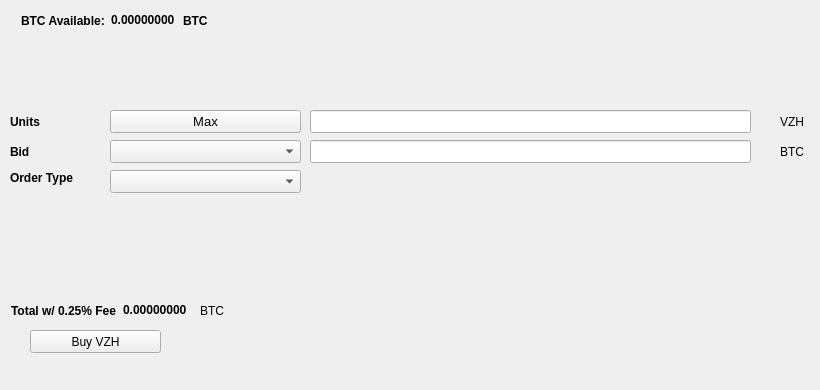
   <widget class="QWidget" name="BuyTab">
    <attribute name="title">
     <string>Buy</string>
    </attribute>
    <widget class="QPushButton" name="BuyVZH">
     <property name="geometry">
      <rect>
       <x>30</x>
       <y>330</y>
       <width>131</width>
       <height>23</height>
      </rect>
     </property>
     <property name="text">
      <string>Buy VZH</string>
     </property>
     <property name="icon">
      <iconset resource="../vizeh.qrc">
       <normaloff>:/icons/bitcoin</normaloff>:/icons/bitcoin</iconset>
     </property>
    </widget>
    <widget class="QLabel" name="label_3">
     <property name="geometry">
      <rect>
       <x>10</x>
       <y>110</y>
       <width>46</width>
       <height>23</height>
      </rect>
     </property>
     <property name="font">
      <font>
       <weight>75</weight>
       <bold>true</bold>
      </font>
     </property>
     <property name="text">
      <string>Units</string>
     </property>
    </widget>
    <widget class="QLineEdit" name="UnitsInput">
     <property name="geometry">
      <rect>
       <x>310</x>
       <y>110</y>
       <width>441</width>
       <height>23</height>
      </rect>
     </property>
     <property name="font">
      <font>
       <pointsize>9</pointsize>
       <weight>75</weight>
       <bold>true</bold>
      </font>
     </property>
    </widget>
    <widget class="QLineEdit" name="BuyBidPriceEdit">
     <property name="geometry">
      <rect>
       <x>310</x>
       <y>140</y>
       <width>441</width>
       <height>23</height>
      </rect>
     </property>
     <property name="font">
      <font>
       <pointsize>9</pointsize>
       <weight>75</weight>
       <bold>true</bold>
      </font>
     </property>
    </widget>
    <widget class="QLabel" name="label_4">
     <property name="geometry">
      <rect>
       <x>780</x>
       <y>110</y>
       <width>31</width>
       <height>23</height>
      </rect>
     </property>
     <property name="text">
      <string>VZH</string>
     </property>
    </widget>
    <widget class="QLabel" name="label_5">
     <property name="geometry">
      <rect>
       <x>780</x>
       <y>140</y>
       <width>31</width>
       <height>23</height>
      </rect>
     </property>
     <property name="text">
      <string>BTC</string>
     </property>
    </widget>
    <widget class="QLabel" name="label_6">
     <property name="geometry">
      <rect>
       <x>10</x>
       <y>140</y>
       <width>46</width>
       <height>23</height>
      </rect>
     </property>
     <property name="font">
      <font>
       <weight>75</weight>
       <bold>true</bold>
      </font>
     </property>
     <property name="text">
      <string>Bid</string>
     </property>
    </widget>
    <widget class="QLabel" name="label_7">
     <property name="geometry">
      <rect>
       <x>10</x>
       <y>170</y>
       <width>91</width>
       <height>16</height>
      </rect>
     </property>
     <property name="font">
      <font>
       <weight>75</weight>
       <bold>true</bold>
      </font>
     </property>
     <property name="text">
      <string>Order Type</string>
     </property>
    </widget>
    <widget class="QPushButton" name="Buy_Max_Amount">
     <property name="geometry">
      <rect>
       <x>110</x>
       <y>110</y>
       <width>191</width>
       <height>23</height>
      </rect>
     </property>
     <property name="font">
      <font>
       <pointsize>10</pointsize>
      </font>
     </property>
     <property name="text">
      <string>Max</string>
     </property>
    </widget>
    <widget class="QComboBox" name="BuyBidcomboBox">
     <property name="geometry">
      <rect>
       <x>110</x>
       <y>140</y>
       <width>191</width>
       <height>23</height>
      </rect>
     </property>
     <property name="font">
      <font>
       <pointsize>10</pointsize>
      </font>
     </property>
    </widget>
    <widget class="QComboBox" name="buyOrdertypeCombo">
     <property name="geometry">
      <rect>
       <x>110</x>
       <y>170</y>
       <width>191</width>
       <height>23</height>
      </rect>
     </property>
     <property name="font">
      <font>
       <pointsize>10</pointsize>
      </font>
     </property>
    </widget>
    <widget class="QWidget" name="layoutWidget1">
     <property name="geometry">
      <rect>
       <x>21</x>
       <y>11</y>
       <width>227</width>
       <height>19</height>
      </rect>
     </property>
     <layout class="QHBoxLayout" name="horizontalLayout_3">
      <item>
       <widget class="QLabel" name="label232">
        <property name="font">
         <font>
          <weight>75</weight>
          <bold>true</bold>
         </font>
        </property>
        <property name="text">
         <string>BTC Available:</string>
        </property>
       </widget>
      </item>
      <item>
       <widget class="QLabel" name="BtcAvailableLbl">
        <property name="palette">
         <palette>
          <active>
           <colorrole role="WindowText">
            <brush brushstyle="SolidPattern">
             <color alpha="255">
              <red>0</red>
              <blue>0</blue>
              <blue>0</blue>
             </color>
            </brush>
           </colorrole>
           <colorrole role="Button">
            <brush brushstyle="SolidPattern">
             <color alpha="255">
              <red>0</red>
              <blue>170</blue>
              <blue>0</blue>
             </color>
            </brush>
           </colorrole>
           <colorrole role="Light">
            <brush brushstyle="SolidPattern">
             <color alpha="255">
              <red>0</red>
              <blue>255</blue>
              <blue>0</blue>
             </color>
            </brush>
           </colorrole>
           <colorrole role="Midlight">
            <brush brushstyle="SolidPattern">
             <color alpha="255">
              <red>0</red>
              <blue>212</blue>
              <blue>0</blue>
             </color>
            </brush>
           </colorrole>
           <colorrole role="Dark">
            <brush brushstyle="SolidPattern">
             <color alpha="255">
              <red>0</red>
              <blue>85</blue>
              <blue>0</blue>
             </color>
            </brush>
           </colorrole>
           <colorrole role="Mid">
            <brush brushstyle="SolidPattern">
             <color alpha="255">
              <red>0</red>
              <blue>113</blue>
              <blue>0</blue>
             </color>
            </brush>
           </colorrole>
           <colorrole role="Text">
            <brush brushstyle="SolidPattern">
             <color alpha="255">
              <red>0</red>
              <blue>170</blue>
              <blue>0</blue>
             </color>
            </brush>
           </colorrole>
           <colorrole role="BrightText">
            <brush brushstyle="SolidPattern">
             <color alpha="255">
              <red>255</red>
              <blue>255</blue>
              <blue>255</blue>
             </color>
            </brush>
           </colorrole>
           <colorrole role="ButtonText">
            <brush brushstyle="SolidPattern">
             <color alpha="255">
              <red>0</red>
              <blue>0</blue>
              <blue>0</blue>
             </color>
            </brush>
           </colorrole>
           <colorrole role="Base">
            <brush brushstyle="SolidPattern">
             <color alpha="255">
              <red>255</red>
              <blue>255</blue>
              <blue>255</blue>
             </color>
            </brush>
           </colorrole>
           <colorrole role="Window">
            <brush brushstyle="SolidPattern">
             <color alpha="255">
              <red>0</red>
              <blue>170</blue>
              <blue>0</blue>
             </color>
            </brush>
           </colorrole>
           <colorrole role="Shadow">
            <brush brushstyle="SolidPattern">
             <color alpha="255">
              <red>0</red>
              <blue>0</blue>
              <blue>0</blue>
             </color>
            </brush>
           </colorrole>
           <colorrole role="AlternateBase">
            <brush brushstyle="SolidPattern">
             <color alpha="255">
              <red>127</red>
              <blue>212</blue>
              <blue>127</blue>
             </color>
            </brush>
           </colorrole>
           <colorrole role="ToolTipBase">
            <brush brushstyle="SolidPattern">
             <color alpha="255">
              <red>255</red>
              <blue>255</blue>
              <blue>220</blue>
             </color>
            </brush>
           </colorrole>
           <colorrole role="ToolTipText">
            <brush brushstyle="SolidPattern">
             <color alpha="255">
              <red>0</red>
              <blue>0</blue>
              <blue>0</blue>
             </color>
            </brush>
           </colorrole>
          </active>
          <inactive>
           <colorrole role="WindowText">
            <brush brushstyle="SolidPattern">
             <color alpha="255">
              <red>0</red>
              <blue>0</blue>
              <blue>0</blue>
             </color>
            </brush>
           </colorrole>
           <colorrole role="Button">
            <brush brushstyle="SolidPattern">
             <color alpha="255">
              <red>0</red>
              <blue>170</blue>
              <blue>0</blue>
             </color>
            </brush>
           </colorrole>
           <colorrole role="Light">
            <brush brushstyle="SolidPattern">
             <color alpha="255">
              <red>0</red>
              <blue>255</blue>
              <blue>0</blue>
             </color>
            </brush>
           </colorrole>
           <colorrole role="Midlight">
            <brush brushstyle="SolidPattern">
             <color alpha="255">
              <red>0</red>
              <blue>212</blue>
              <blue>0</blue>
             </color>
            </brush>
           </colorrole>
           <colorrole role="Dark">
            <brush brushstyle="SolidPattern">
             <color alpha="255">
              <red>0</red>
              <blue>85</blue>
              <blue>0</blue>
             </color>
            </brush>
           </colorrole>
           <colorrole role="Mid">
            <brush brushstyle="SolidPattern">
             <color alpha="255">
              <red>0</red>
              <blue>113</blue>
              <blue>0</blue>
             </color>
            </brush>
           </colorrole>
           <colorrole role="Text">
            <brush brushstyle="SolidPattern">
             <color alpha="255">
              <red>0</red>
              <blue>170</blue>
              <blue>0</blue>
             </color>
            </brush>
           </colorrole>
           <colorrole role="BrightText">
            <brush brushstyle="SolidPattern">
             <color alpha="255">
              <red>255</red>
              <blue>255</blue>
              <blue>255</blue>
             </color>
            </brush>
           </colorrole>
           <colorrole role="ButtonText">
            <brush brushstyle="SolidPattern">
             <color alpha="255">
              <red>0</red>
              <blue>0</blue>
              <blue>0</blue>
             </color>
            </brush>
           </colorrole>
           <colorrole role="Base">
            <brush brushstyle="SolidPattern">
             <color alpha="255">
              <red>255</red>
              <blue>255</blue>
              <blue>255</blue>
             </color>
            </brush>
           </colorrole>
           <colorrole role="Window">
            <brush brushstyle="SolidPattern">
             <color alpha="255">
              <red>0</red>
              <blue>170</blue>
              <blue>0</blue>
             </color>
            </brush>
           </colorrole>
           <colorrole role="Shadow">
            <brush brushstyle="SolidPattern">
             <color alpha="255">
              <red>0</red>
              <blue>0</blue>
              <blue>0</blue>
             </color>
            </brush>
           </colorrole>
           <colorrole role="AlternateBase">
            <brush brushstyle="SolidPattern">
             <color alpha="255">
              <red>127</red>
              <blue>212</blue>
              <blue>127</blue>
             </color>
            </brush>
           </colorrole>
           <colorrole role="ToolTipBase">
            <brush brushstyle="SolidPattern">
             <color alpha="255">
              <red>255</red>
              <blue>255</blue>
              <blue>220</blue>
             </color>
            </brush>
           </colorrole>
           <colorrole role="ToolTipText">
            <brush brushstyle="SolidPattern">
             <color alpha="255">
              <red>0</red>
              <blue>0</blue>
              <blue>0</blue>
             </color>
            </brush>
           </colorrole>
          </inactive>
          <disabled>
           <colorrole role="WindowText">
            <brush brushstyle="SolidPattern">
             <color alpha="255">
              <red>0</red>
              <blue>85</blue>
              <blue>0</blue>
             </color>
            </brush>
           </colorrole>
           <colorrole role="Button">
            <brush brushstyle="SolidPattern">
             <color alpha="255">
              <red>0</red>
              <blue>170</blue>
              <blue>0</blue>
             </color>
            </brush>
           </colorrole>
           <colorrole role="Light">
            <brush brushstyle="SolidPattern">
             <color alpha="255">
              <red>0</red>
              <blue>255</blue>
              <blue>0</blue>
             </color>
            </brush>
           </colorrole>
           <colorrole role="Midlight">
            <brush brushstyle="SolidPattern">
             <color alpha="255">
              <red>0</red>
              <blue>212</blue>
              <blue>0</blue>
             </color>
            </brush>
           </colorrole>
           <colorrole role="Dark">
            <brush brushstyle="SolidPattern">
             <color alpha="255">
              <red>0</red>
              <blue>85</blue>
              <blue>0</blue>
             </color>
            </brush>
           </colorrole>
           <colorrole role="Mid">
            <brush brushstyle="SolidPattern">
             <color alpha="255">
              <red>0</red>
              <blue>113</blue>
              <blue>0</blue>
             </color>
            </brush>
           </colorrole>
           <colorrole role="Text">
            <brush brushstyle="SolidPattern">
             <color alpha="255">
              <red>0</red>
              <blue>85</blue>
              <blue>0</blue>
             </color>
            </brush>
           </colorrole>
           <colorrole role="BrightText">
            <brush brushstyle="SolidPattern">
             <color alpha="255">
              <red>255</red>
              <blue>255</blue>
              <blue>255</blue>
             </color>
            </brush>
           </colorrole>
           <colorrole role="ButtonText">
            <brush brushstyle="SolidPattern">
             <color alpha="255">
              <red>0</red>
              <blue>85</blue>
              <blue>0</blue>
             </color>
            </brush>
           </colorrole>
           <colorrole role="Base">
            <brush brushstyle="SolidPattern">
             <color alpha="255">
              <red>0</red>
              <blue>170</blue>
              <blue>0</blue>
             </color>
            </brush>
           </colorrole>
           <colorrole role="Window">
            <brush brushstyle="SolidPattern">
             <color alpha="255">
              <red>0</red>
              <blue>170</blue>
              <blue>0</blue>
             </color>
            </brush>
           </colorrole>
           <colorrole role="Shadow">
            <brush brushstyle="SolidPattern">
             <color alpha="255">
              <red>0</red>
              <blue>0</blue>
              <blue>0</blue>
             </color>
            </brush>
           </colorrole>
           <colorrole role="AlternateBase">
            <brush brushstyle="SolidPattern">
             <color alpha="255">
              <red>0</red>
              <blue>170</blue>
              <blue>0</blue>
             </color>
            </brush>
           </colorrole>
           <colorrole role="ToolTipBase">
            <brush brushstyle="SolidPattern">
             <color alpha="255">
              <red>255</red>
              <blue>255</blue>
              <blue>220</blue>
             </color>
            </brush>
           </colorrole>
           <colorrole role="ToolTipText">
            <brush brushstyle="SolidPattern">
             <color alpha="255">
              <red>0</red>
              <blue>0</blue>
              <blue>0</blue>
             </color>
            </brush>
           </colorrole>
          </disabled>
         </palette>
        </property>
        <property name="font">
         <font>
          <weight>75</weight>
          <bold>true</bold>
         </font>
        </property>
        <property name="text">
         <string>0.00000000</string>
        </property>
        <property name="textInteractionFlags">
         <set>Qt::LinksAccessibleByMouse|Qt::TextSelectableByKeyboard|Qt::TextSelectableByMouse</set>
        </property>
       </widget>
      </item>
      <item>
       <widget class="QLabel" name="BtcAvailableLbl_2">
        <property name="font">
         <font>
          <weight>75</weight>
          <bold>true</bold>
         </font>
        </property>
        <property name="text">
         <string>BTC</string>
        </property>
       </widget>
      </item>
     </layout>
    </widget>
    <widget class="QWidget" name="layoutWidge2">
     <property name="geometry">
      <rect>
       <x>11</x>
       <y>301</y>
       <width>259</width>
       <height>19</height>
      </rect>
     </property>
     <layout class="QHBoxLayout" name="horizontalLayout_4">
      <item>
       <widget class="QLabel" name="label_9">
        <property name="font">
         <font>
          <weight>75</weight>
          <bold>true</bold>
         </font>
        </property>
        <property name="text">
         <string>Total w/ 0.25% Fee</string>
        </property>
       </widget>
      </item>
      <item>
       <widget class="QLabel" name="BuyCostLabel">
        <property name="palette">
         <palette>
          <active>
           <colorrole role="WindowText">
            <brush brushstyle="SolidPattern">
             <color alpha="255">
              <red>0</red>
              <blue>0</blue>
              <blue>0</blue>
             </color>
            </brush>
           </colorrole>
           <colorrole role="Button">
            <brush brushstyle="SolidPattern">
             <color alpha="255">
              <red>0</red>
              <blue>170</blue>
              <blue>0</blue>
             </color>
            </brush>
           </colorrole>
           <colorrole role="Light">
            <brush brushstyle="SolidPattern">
             <color alpha="255">
              <red>0</red>
              <blue>255</blue>
              <blue>0</blue>
             </color>
            </brush>
           </colorrole>
           <colorrole role="Midlight">
            <brush brushstyle="SolidPattern">
             <color alpha="255">
              <red>0</red>
              <blue>212</blue>
              <blue>0</blue>
             </color>
            </brush>
           </colorrole>
           <colorrole role="Dark">
            <brush brushstyle="SolidPattern">
             <color alpha="255">
              <red>0</red>
              <blue>85</blue>
              <blue>0</blue>
             </color>
            </brush>
           </colorrole>
           <colorrole role="Mid">
            <brush brushstyle="SolidPattern">
             <color alpha="255">
              <red>0</red>
              <blue>113</blue>
              <blue>0</blue>
             </color>
            </brush>
           </colorrole>
           <colorrole role="Text">
            <brush brushstyle="SolidPattern">
             <color alpha="255">
              <red>0</red>
              <blue>170</blue>
              <blue>0</blue>
             </color>
            </brush>
           </colorrole>
           <colorrole role="BrightText">
            <brush brushstyle="SolidPattern">
             <color alpha="255">
              <red>255</red>
              <blue>255</blue>
              <blue>255</blue>
             </color>
            </brush>
           </colorrole>
           <colorrole role="ButtonText">
            <brush brushstyle="SolidPattern">
             <color alpha="255">
              <red>0</red>
              <blue>0</blue>
              <blue>0</blue>
             </color>
            </brush>
           </colorrole>
           <colorrole role="Base">
            <brush brushstyle="SolidPattern">
             <color alpha="255">
              <red>255</red>
              <blue>255</blue>
              <blue>255</blue>
             </color>
            </brush>
           </colorrole>
           <colorrole role="Window">
            <brush brushstyle="SolidPattern">
             <color alpha="255">
              <red>0</red>
              <blue>170</blue>
              <blue>0</blue>
             </color>
            </brush>
           </colorrole>
           <colorrole role="Shadow">
            <brush brushstyle="SolidPattern">
             <color alpha="255">
              <red>0</red>
              <blue>0</blue>
              <blue>0</blue>
             </color>
            </brush>
           </colorrole>
           <colorrole role="AlternateBase">
            <brush brushstyle="SolidPattern">
             <color alpha="255">
              <red>127</red>
              <blue>212</blue>
              <blue>127</blue>
             </color>
            </brush>
           </colorrole>
           <colorrole role="ToolTipBase">
            <brush brushstyle="SolidPattern">
             <color alpha="255">
              <red>255</red>
              <blue>255</blue>
              <blue>220</blue>
             </color>
            </brush>
           </colorrole>
           <colorrole role="ToolTipText">
            <brush brushstyle="SolidPattern">
             <color alpha="255">
              <red>0</red>
              <blue>0</blue>
              <blue>0</blue>
             </color>
            </brush>
           </colorrole>
          </active>
          <inactive>
           <colorrole role="WindowText">
            <brush brushstyle="SolidPattern">
             <color alpha="255">
              <red>0</red>
              <blue>0</blue>
              <blue>0</blue>
             </color>
            </brush>
           </colorrole>
           <colorrole role="Button">
            <brush brushstyle="SolidPattern">
             <color alpha="255">
              <red>0</red>
              <blue>170</blue>
              <blue>0</blue>
             </color>
            </brush>
           </colorrole>
           <colorrole role="Light">
            <brush brushstyle="SolidPattern">
             <color alpha="255">
              <red>0</red>
              <blue>255</blue>
              <blue>0</blue>
             </color>
            </brush>
           </colorrole>
           <colorrole role="Midlight">
            <brush brushstyle="SolidPattern">
             <color alpha="255">
              <red>0</red>
              <blue>212</blue>
              <blue>0</blue>
             </color>
            </brush>
           </colorrole>
           <colorrole role="Dark">
            <brush brushstyle="SolidPattern">
             <color alpha="255">
              <red>0</red>
              <blue>85</blue>
              <blue>0</blue>
             </color>
            </brush>
           </colorrole>
           <colorrole role="Mid">
            <brush brushstyle="SolidPattern">
             <color alpha="255">
              <red>0</red>
              <blue>113</blue>
              <blue>0</blue>
             </color>
            </brush>
           </colorrole>
           <colorrole role="Text">
            <brush brushstyle="SolidPattern">
             <color alpha="255">
              <red>0</red>
              <blue>170</blue>
              <blue>0</blue>
             </color>
            </brush>
           </colorrole>
           <colorrole role="BrightText">
            <brush brushstyle="SolidPattern">
             <color alpha="255">
              <red>255</red>
              <blue>255</blue>
              <blue>255</blue>
             </color>
            </brush>
           </colorrole>
           <colorrole role="ButtonText">
            <brush brushstyle="SolidPattern">
             <color alpha="255">
              <red>0</red>
              <blue>0</blue>
              <blue>0</blue>
             </color>
            </brush>
           </colorrole>
           <colorrole role="Base">
            <brush brushstyle="SolidPattern">
             <color alpha="255">
              <red>255</red>
              <blue>255</blue>
              <blue>255</blue>
             </color>
            </brush>
           </colorrole>
           <colorrole role="Window">
            <brush brushstyle="SolidPattern">
             <color alpha="255">
              <red>0</red>
              <blue>170</blue>
              <blue>0</blue>
             </color>
            </brush>
           </colorrole>
           <colorrole role="Shadow">
            <brush brushstyle="SolidPattern">
             <color alpha="255">
              <red>0</red>
              <blue>0</blue>
              <blue>0</blue>
             </color>
            </brush>
           </colorrole>
           <colorrole role="AlternateBase">
            <brush brushstyle="SolidPattern">
             <color alpha="255">
              <red>127</red>
              <blue>212</blue>
              <blue>127</blue>
             </color>
            </brush>
           </colorrole>
           <colorrole role="ToolTipBase">
            <brush brushstyle="SolidPattern">
             <color alpha="255">
              <red>255</red>
              <blue>255</blue>
              <blue>220</blue>
             </color>
            </brush>
           </colorrole>
           <colorrole role="ToolTipText">
            <brush brushstyle="SolidPattern">
             <color alpha="255">
              <red>0</red>
              <blue>0</blue>
              <blue>0</blue>
             </color>
            </brush>
           </colorrole>
          </inactive>
          <disabled>
           <colorrole role="WindowText">
            <brush brushstyle="SolidPattern">
             <color alpha="255">
              <red>0</red>
              <blue>85</blue>
              <blue>0</blue>
             </color>
            </brush>
           </colorrole>
           <colorrole role="Button">
            <brush brushstyle="SolidPattern">
             <color alpha="255">
              <red>0</red>
              <blue>170</blue>
              <blue>0</blue>
             </color>
            </brush>
           </colorrole>
           <colorrole role="Light">
            <brush brushstyle="SolidPattern">
             <color alpha="255">
              <red>0</red>
              <blue>255</blue>
              <blue>0</blue>
             </color>
            </brush>
           </colorrole>
           <colorrole role="Midlight">
            <brush brushstyle="SolidPattern">
             <color alpha="255">
              <red>0</red>
              <blue>212</blue>
              <blue>0</blue>
             </color>
            </brush>
           </colorrole>
           <colorrole role="Dark">
            <brush brushstyle="SolidPattern">
             <color alpha="255">
              <red>0</red>
              <blue>85</blue>
              <blue>0</blue>
             </color>
            </brush>
           </colorrole>
           <colorrole role="Mid">
            <brush brushstyle="SolidPattern">
             <color alpha="255">
              <red>0</red>
              <blue>113</blue>
              <blue>0</blue>
             </color>
            </brush>
           </colorrole>
           <colorrole role="Text">
            <brush brushstyle="SolidPattern">
             <color alpha="255">
              <red>0</red>
              <blue>85</blue>
              <blue>0</blue>
             </color>
            </brush>
           </colorrole>
           <colorrole role="BrightText">
            <brush brushstyle="SolidPattern">
             <color alpha="255">
              <red>255</red>
              <blue>255</blue>
              <blue>255</blue>
             </color>
            </brush>
           </colorrole>
           <colorrole role="ButtonText">
            <brush brushstyle="SolidPattern">
             <color alpha="255">
              <red>0</red>
              <blue>85</blue>
              <blue>0</blue>
             </color>
            </brush>
           </colorrole>
           <colorrole role="Base">
            <brush brushstyle="SolidPattern">
             <color alpha="255">
              <red>0</red>
              <blue>170</blue>
              <blue>0</blue>
             </color>
            </brush>
           </colorrole>
           <colorrole role="Window">
            <brush brushstyle="SolidPattern">
             <color alpha="255">
              <red>0</red>
              <blue>170</blue>
              <blue>0</blue>
             </color>
            </brush>
           </colorrole>
           <colorrole role="Shadow">
            <brush brushstyle="SolidPattern">
             <color alpha="255">
              <red>0</red>
              <blue>0</blue>
              <blue>0</blue>
             </color>
            </brush>
           </colorrole>
           <colorrole role="AlternateBase">
            <brush brushstyle="SolidPattern">
             <color alpha="255">
              <red>0</red>
              <blue>170</blue>
              <blue>0</blue>
             </color>
            </brush>
           </colorrole>
           <colorrole role="ToolTipBase">
            <brush brushstyle="SolidPattern">
             <color alpha="255">
              <red>255</red>
              <blue>255</blue>
              <blue>220</blue>
             </color>
            </brush>
           </colorrole>
           <colorrole role="ToolTipText">
            <brush brushstyle="SolidPattern">
             <color alpha="255">
              <red>0</red>
              <blue>0</blue>
              <blue>0</blue>
             </color>
            </brush>
           </colorrole>
          </disabled>
         </palette>
        </property>
        <property name="font">
         <font>
          <weight>75</weight>
          <bold>true</bold>
         </font>
        </property>
        <property name="autoFillBackground">
         <bool>false</bool>
        </property>
        <property name="text">
         <string>0.00000000</string>
        </property>
        <property name="textInteractionFlags">
         <set>Qt::LinksAccessibleByMouse|Qt::TextSelectableByMouse</set>
        </property>
       </widget>
      </item>
      <item>
       <widget class="QLabel" name="label_10">
        <property name="font">
         <font>
          <weight>50</weight>
          <bold>false</bold>
         </font>
        </property>
        <property name="text">
         <string>BTC</string>
        </property>
       </widget>
      </item>
     </layout>
    </widget>
    <widget class="QLabel" name="label_24">
     <property name="geometry">
      <rect>
       <x>460</x>
       <y>300</y>
       <width>281</width>
       <height>81</height>
      </rect>
     </property>
     <property name="text">
      <string/>
     </property>
     <property name="pixmap">
      <pixmap>:/images/bittrex</pixmap>
     </property>
    </widget>
   </widget>
